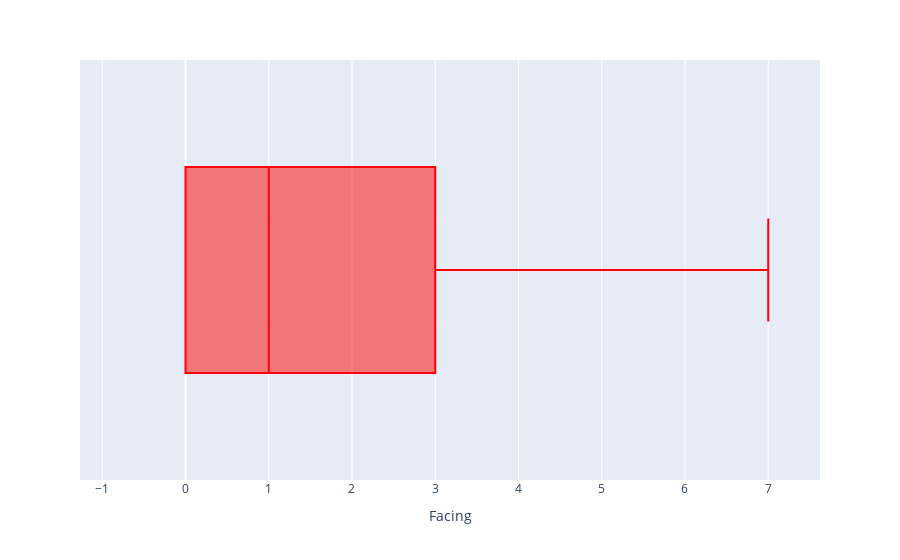

This figure's notebook cell:
### Code cell
px.box(df,x='Facing',color_discrete_sequence=['red'])

### Figure 1 — Plotly figure (JSON) as saved in the notebook; plotly's stock layout.template omitted (floating-point values rounded to 4 significant figures; data arrays with more than 128 entries replaced by an {"elided": "..."} marker saying what was removed)
{"data": [{"alignmentgroup": "True", "hovertemplate": "Facing=%{x}<extra></extra>", "legendgroup": "", "marker": {"color": "red"}, "name": "", "notched": false, "offsetgroup": "", "orientation": "h", "showlegend": false, "type": "box", "x": {"elided": "1013 int values"}, "x0": " ", "xaxis": "x", "y0": " ", "yaxis": "y"}], "layout": {"autosize": true, "boxmode": "group", "legend": {"tracegroupgap": 0}, "margin": {"t": 60}, "xaxis": {"anchor": "y", "autorange": false, "domain": [0, 1], "range": [-1.267, 7.622], "title": {"text": "Facing"}, "type": "linear"}, "yaxis": {"anchor": "x", "autorange": true, "domain": [0, 1], "range": [-0.5, 0.5], "type": "category"}}}
